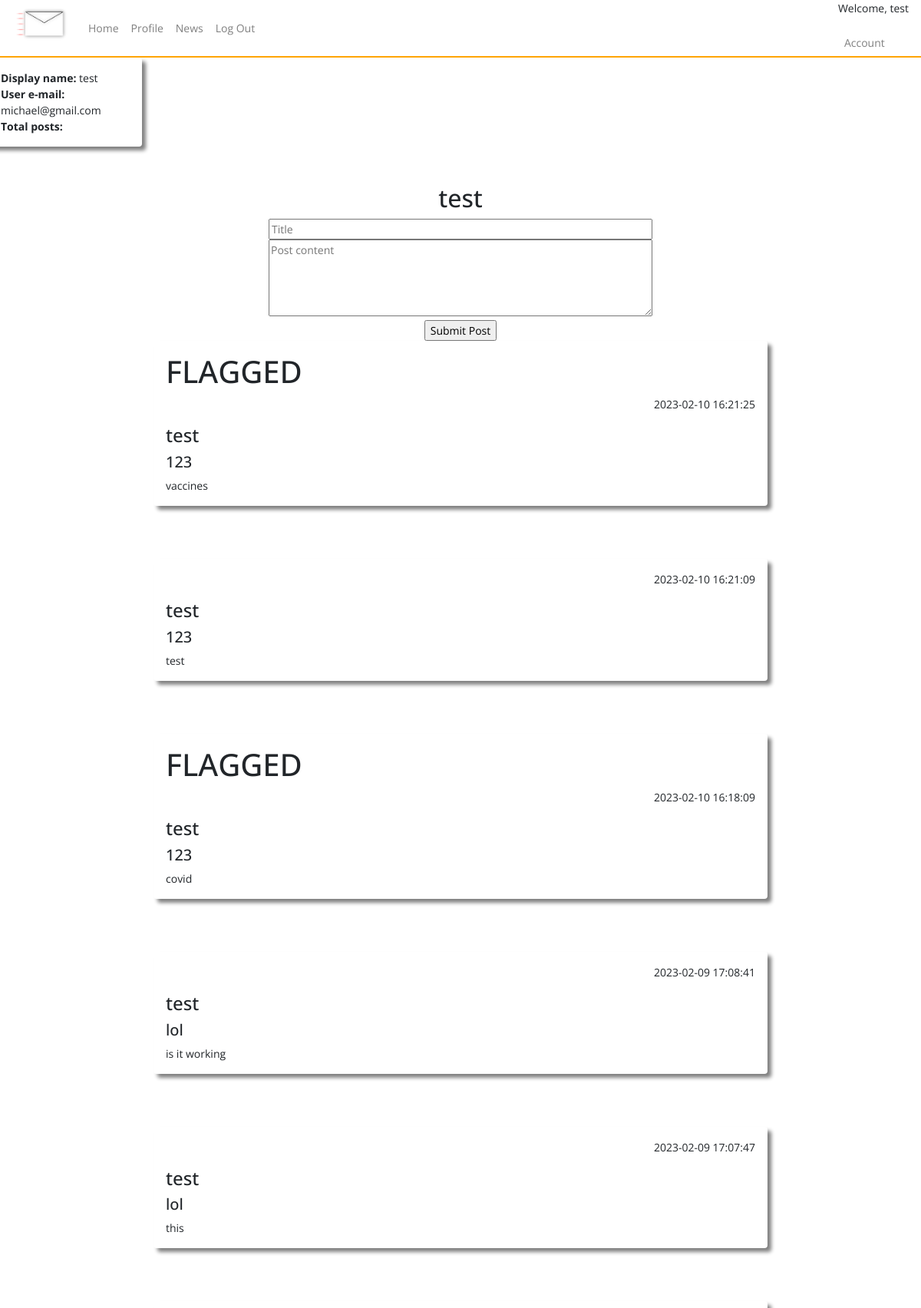
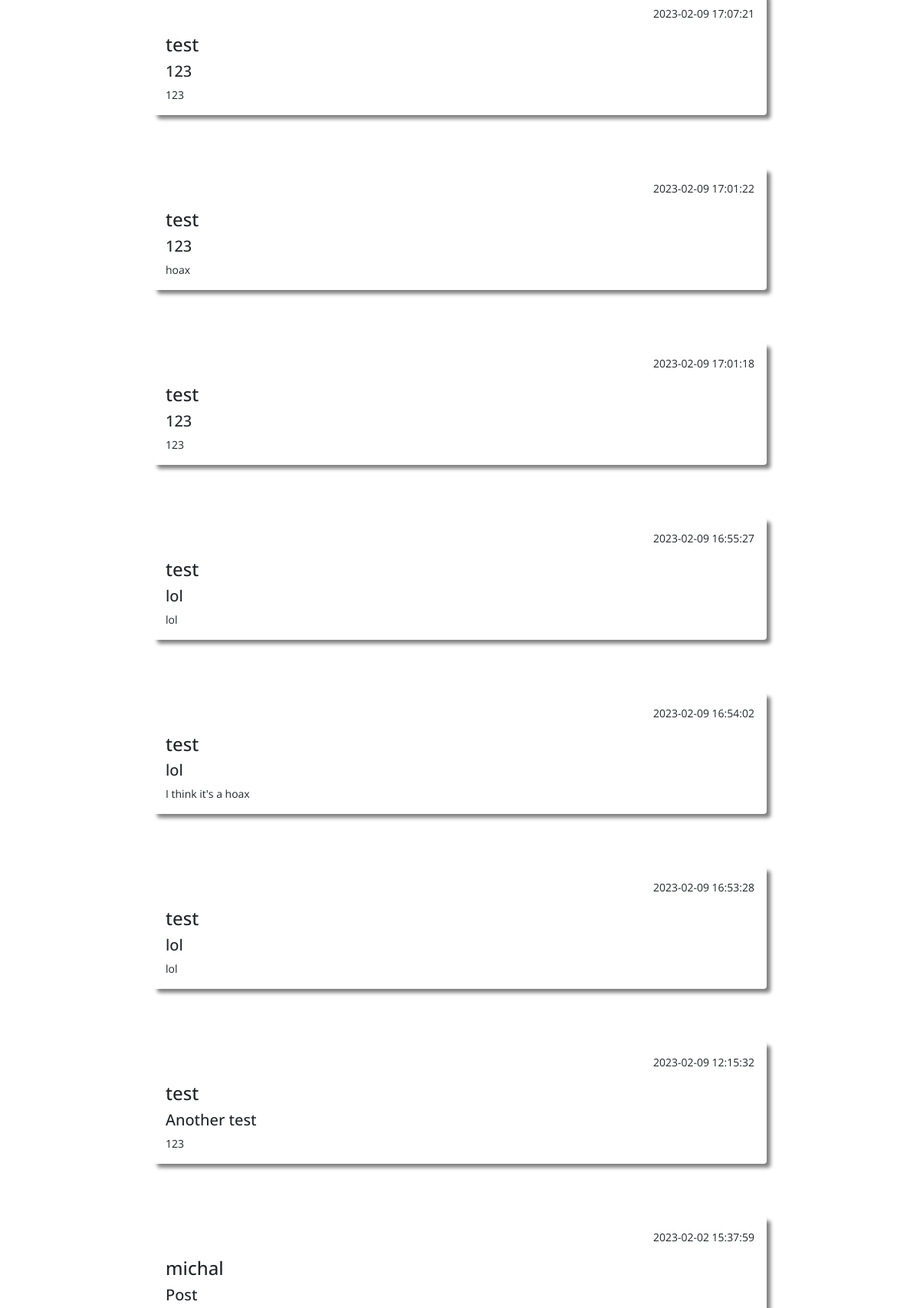
Page /index (signed in, upper part) on the committed database (2 pictures, top to bottom).
### tables this page shows
CREATE TABLE users (
    ID INTEGER PRIMARY KEY AUTOINCREMENT,
    username TEXT NOT NULL,
    password TEXT NOT NULL,
    email TEXT NOT NULL UNIQUE
, user_type VARCHAR, whitelisted text, blacklisted text);

CREATE TABLE posts (
    ID INTEGER PRIMARY KEY AUTOINCREMENT,
    title TEXT NOT NULL,
    content TEXT NOT NULL,
    by_user TEXT NOT NULL,
    created_at timestamp default current_timestamp
, userID integer, flagged text);

### app.py (the view)
@app.route("/index")
def posts():
   if not session.get('username'):
    return redirect(url_for('home'))
   posts=query_db('SELECT * FROM posts ORDER BY created_at DESC')
   user=query_db('SELECT * FROM users WHERE username = ?', [session['username']], True)
   return render_template('index.html', posts = posts, user = user)

### app.py (called while the page is built)
def query_db(query, args=(), one=False):
    con = g._database = sqlite3.connect(DATABASE)
    con.row_factory = sqlite3.Row
    cur = con.execute(query, args)
    rv = cur.fetchall()
    cur.close()
    return (rv[0] if rv else None) if one else rv

### templates/index.html (shortened to what this page needs)
{% include "layout.html" %}
{% include "nav.html" %}
<body>
<div class="row h-500 acc_snippet">
  <div class="col-4 shadow p-3 mb-5 rounded">
      <b>Display name:</b> {{ user.username }}<br>
      <b>User e-mail:</b> {{ user.email }}<br>
      <b>Total posts:</b>
  </div>
</div>
<div class="container-fluid create-post">
  <div class="row h-500">
    <div class="col">
      <h2>{{session.username}}</h2>
      <form action="{{ url_for('post_submit') }}" method="POST" id="post_form">
        <input type="text" placeholder="Title" name="title" style="width: 500px" required/><br>
        <textarea placeholder="Post content" form="post_form" name="content" style="height: 100px; width: 500px" required></textarea>
        <br/>
        <input type="submit" value="Submit Post" />
      </form>
</div>
</div>
</div>
    {% for post in posts %}
    <div class="shadow mx-auto posts p-3 mb-5 rounded">
    {% if post.flagged == "yes" %}
    <h1>FLAGGED</h1>
    {% endif %}
    <p align="right">{{  post.created_at  }}</p>
    <h4>{{ post.by_user }}</h4>
    <h5>{{ post.title }}</h5>
    {{ post.content }}<br/>
    </div>
    <br/>
    {% endfor %}
</body>

### static/css/style.css (style rules this page uses)
body { font-family: 'Open Sans', sans-serif; font-weight: 400px; font-size: 14px; }
.shadow { box-shadow: 5px 5px 5px grey; }
.posts { width: 800px; }
.create-post { margin-left: auto; margin-right: auto; justify-content: center; text-align: center; padding-top: -20px; }
.acc_snippet { width: 50%; }

### rows in the picture
users: username "test", email "michael@gmail.com"
posts: flagged "FLAGGED", created_at "2023-02-10 16:21:25", by_user "test", title "123", content "vaccines"
posts: created_at "2023-02-10 16:21:09", by_user "test", title "123", content "test"
posts: flagged "FLAGGED", created_at "2023-02-10 16:18:09", by_user "test", title "123", content "covid"
posts: created_at "2023-02-09 17:08:41", by_user "test", title "lol", content "is it working"
posts: created_at "2023-02-09 17:07:47", by_user "test", title "lol", content "this"
posts: created_at "2023-02-09 17:07:21", by_user "test", title "123", content "123"
posts: created_at "2023-02-09 17:01:22", by_user "test", title "123", content "hoax"
posts: created_at "2023-02-09 17:01:18", by_user "test", title "123", content "123"
posts: created_at "2023-02-09 16:55:27", by_user "test", title "lol", content "lol"
posts: created_at "2023-02-09 16:54:02", by_user "test", title "lol", content "I think it's a hoax"
posts: created_at "2023-02-09 16:53:28", by_user "test", title "lol", content "lol"
posts: created_at "2023-02-09 12:15:32", by_user "test", title "Another test", content "123"
posts: created_at "2023-02-02 15:37:59", by_user "michal", title "Post"

### other values in the picture
{{ session.username }} "test"
